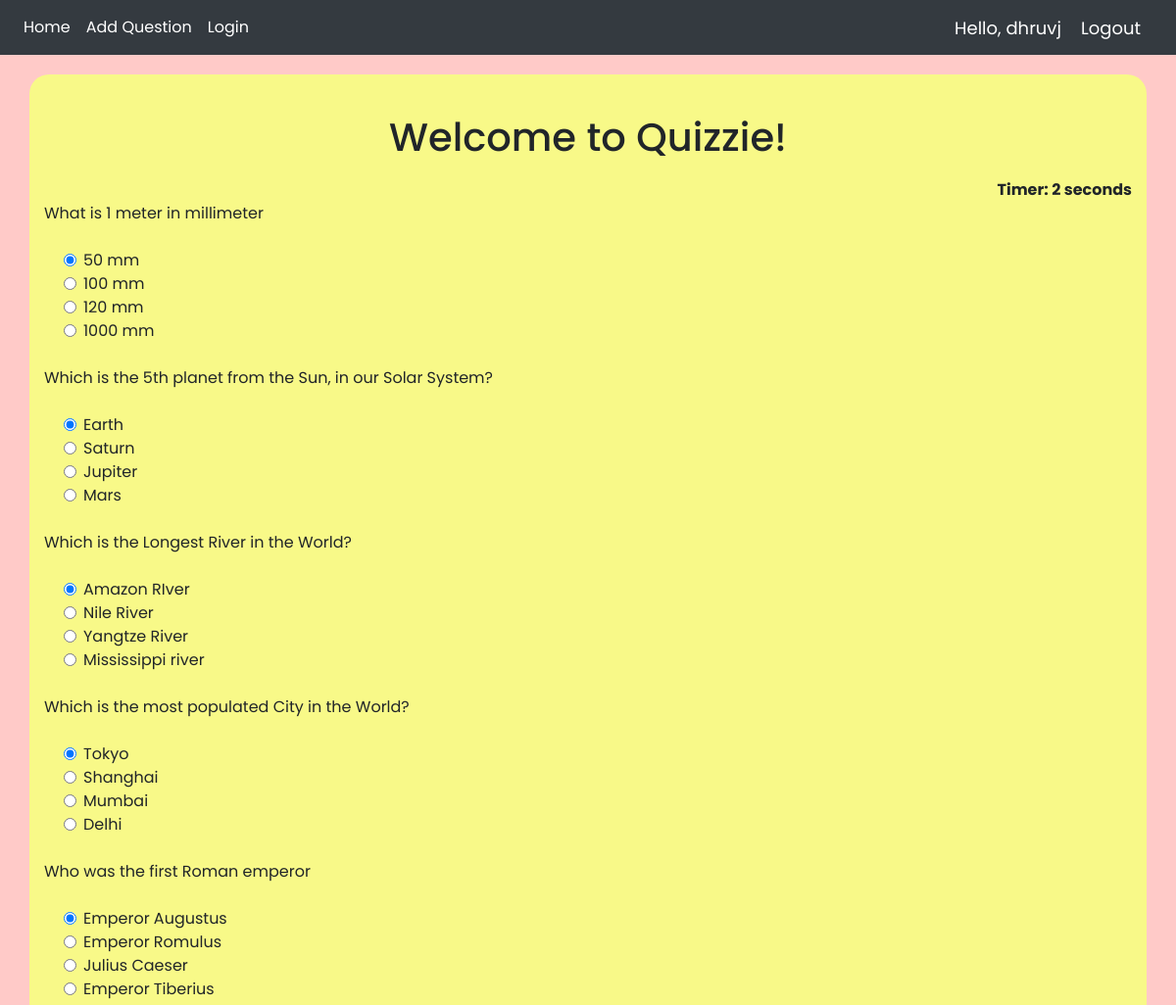
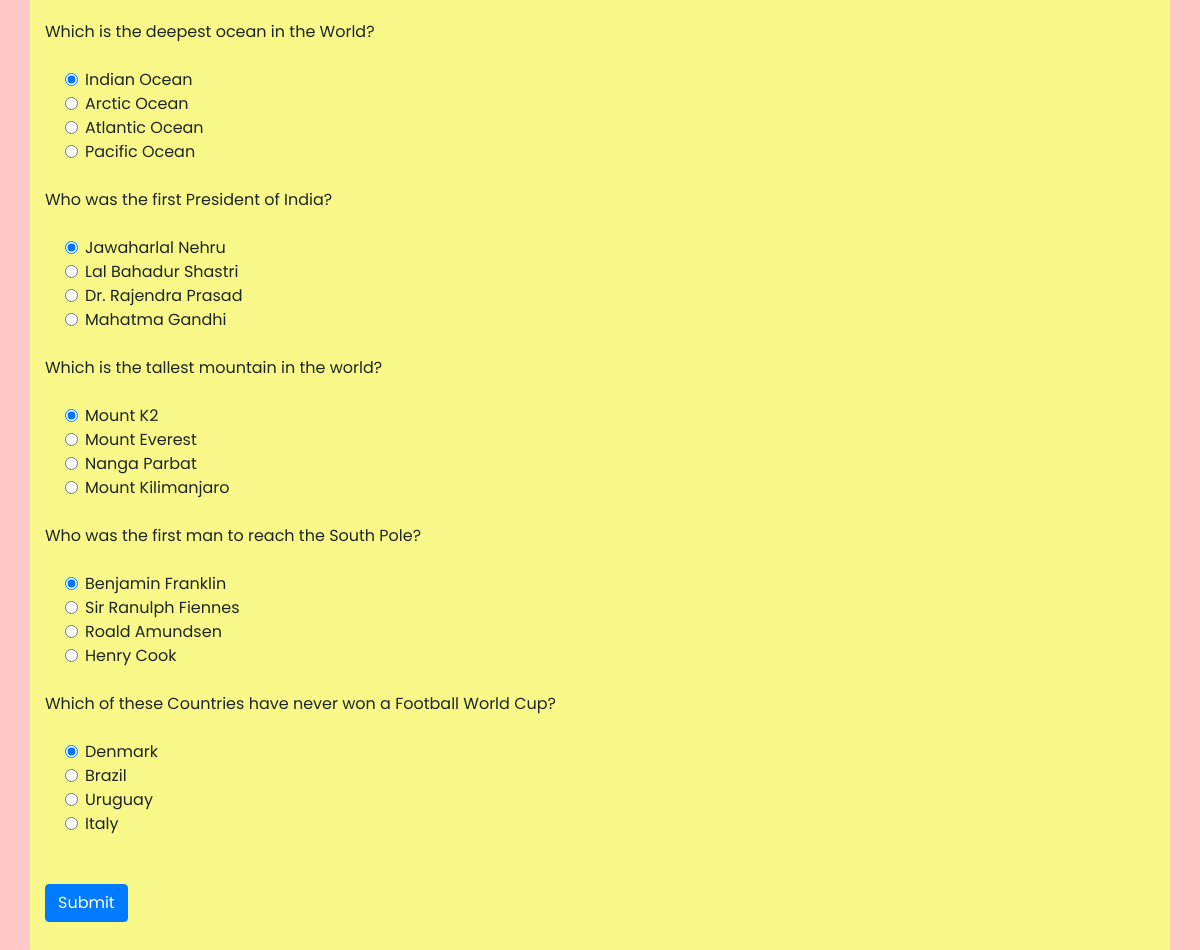
The app's page / (signed in) with its own data (2 pictures, top to bottom).
### Quiz/models.py (models this page shows, shortened)
class QuesModel(models.Model):
    question = models.CharField(max_length=200,null=True)
    op1 = models.CharField(max_length=200,null=True)
    op2 = models.CharField(max_length=200,null=True)
    op3 = models.CharField(max_length=200,null=True)
    op4 = models.CharField(max_length=200,null=True)
    ans = models.CharField(max_length=200,null=True)

### Quiz/views.py (the view)
# urls.py: 2. Add a URL to urlpatterns:  path('', views.home, name='home')
def home(request):
    if request.method == 'POST':
        print(request.POST)
        questions=QuesModel.objects.all()
        score=0
        wrong=0
        correct=0
        total=0
        for q in questions:
            total+=1
            print(request.POST.get(q.question))
            print(q.ans)
            print()
            if q.ans ==  request.POST.get(q.question):
                score+=10
                correct+=1
            else:
                wrong+=1
        percent = score/(total*10) *100
        context = {
            'score':score,
            'time': request.POST.get('timer'),
            'correct':correct,
            'wrong':wrong,
            'percent':percent,
            'total':total
        }
        return render(request,'Quiz/result.html',context)
    else:
        questions=QuesModel.objects.all()
        context = {
            'questions':questions
        }
        return render(request,'Quiz/home.html',context)

### Quiz/templates/Quiz/home.html (shortened to what this page needs)
{% extends 'Quiz/dependencies.html' %}
{% block content %}
{% load static %}
<div class="container ">
<h1 id="hh">Welcome to Quizzie!</h1>
<div align="right " id="displaytimer"><b>Timer: 0 seconds</b></div>
 <form method='post' action=''>
    {% for q  in questions%}
    <div class="form-group">
      <label for="question">{{q.question}}</label>
    </div>
    <div class="form-check">
        <div class="form-check">
            <input class="form-check-input" type="radio" name="{{q.question}}" id="gridRadios1" value="{{q.op1}}" checked>
            <label class="form-check-label" for="gridRadios1">
                {{q.op1}}
            </label>
        </div>
        <div class="form-check">
            <input class="form-check-input" type="radio" name="{{q.question}}" id="gridRadios2" value="{{q.op2}}">
            <label class="form-check-label" for="gridRadios2">
                {{q.op2}}
            </label>
        </div>
        <div class="form-check">
            <input class="form-check-input" type="radio" name="{{q.question}}" id="gridRadios1" value="{{q.op3}}">
            <label class="form-check-label" for="gridRadios1">
                {{q.op3}}
            </label>
        </div>
        <div class="form-check">
            <input class="form-check-input" type="radio" name="{{q.question}}" id="gridRadios2" value="{{q.op4}}">
            <label class="form-check-label" for="gridRadios2">
                {{q.op4}}
            </label>
        </div>
        <br>
    </div>
    {% endfor %}
    <br>
    <button type="submit" class="btn btn-primary">Submit</button>
  </form>
</div>
{% endblock %}

### Quiz/templates/Quiz/navbar.html (shortened to what this page needs)
{% load static %}
<nav class="navbar navbar-expand-lg navbar-dark bg-dark">
  <div class="collapse navbar-collapse" id="navbarNav">
    <ul class="navbar-nav">
      <li class="nav-item active">
        <a class="nav-link" href="{% url 'home' %}">Home</a>
      </li>
      {% if request.user.is_staff %}
      <li class="nav-item active">
        <a class="nav-link" href="{% url 'addQuestion' %}">Add Question</a>
      </li>
      {% endif %}
      <li class="nav-item active">
        <a class="nav-link" href="{% url 'login' %}">Login</a>
      </li>
    </ul>
  </div>
  <span class="greet">Hello, {{request.user}}</span>
  <span ><a  class="greet" href="{% url 'logout' %}">Logout</a></span>
</nav>

### static/css/style.css (style rules this page uses)
* { font-family: 'Poppins', sans-serif; position: relative; }
#bdy1 { background-color: #FFCAC8; }
#hh { text-align: center; padding: 10px; }
.navbar { background-color: #2B3A55; }
.container { margin: 20px; background-color: #F8F988; padding: 30px; position: relative; text-align: justify; border-radius: 20px; }

### Quiz/templates/Quiz/navbar.html (style rules this page uses)
.greet { font-size: 18px; color: #fff; margin-right: 20px; }

### records on screen
QuesModel: question "What is 1 meter in millimeter", op1 "50 mm", op2 "100 mm", op3 "120 mm", op4 "1000 mm"
QuesModel: question "Which is the 5th planet from the Sun, in our Solar System?", op1 "Earth", op2 "Saturn", op3 "Jupiter", op4 "Mars"
QuesModel: question "Which is the Longest River in the World?", op1 "Amazon RIver", op2 "Nile River", op3 "Yangtze River", op4 "Mississippi river"
QuesModel: question "Which is the most populated City in the World?", op1 "Tokyo", op2 "Shanghai", op3 "Mumbai", op4 "Delhi"
QuesModel: question "Who was the first Roman emperor", op1 "Emperor Augustus", op2 "Emperor Romulus", op3 "Julius Caeser", op4 "Emperor Tiberius"
QuesModel: question "Which is the deepest ocean in the World?", op1 "Indian Ocean", op2 "Arctic Ocean", op3 "Atlantic Ocean", op4 "Pacific Ocean"
QuesModel: question "Who was the first President of India?", op1 "Jawaharlal Nehru", op2 "Lal Bahadur Shastri", op3 "Dr. Rajendra Prasad", op4 "Mahatma Gandhi"
QuesModel: question "Which is the tallest mountain in the world?", op1 "Mount K2", op2 "Mount Everest", op3 "Nanga Parbat", op4 "Mount Kilimanjaro"
QuesModel: question "Who was the first man to reach the South Pole?", op1 "Benjamin Franklin", op2 "Sir Ranulph Fiennes", op3 "Roald Amundsen", op4 "Henry Cook"
QuesModel: question "Which of these Countries have never won a Football World Cup?", op1 "Denmark", op2 "Brazil", op3 "Uruguay", op4 "Italy"

### other values on screen
{{ request.user }} "dhruvj"
